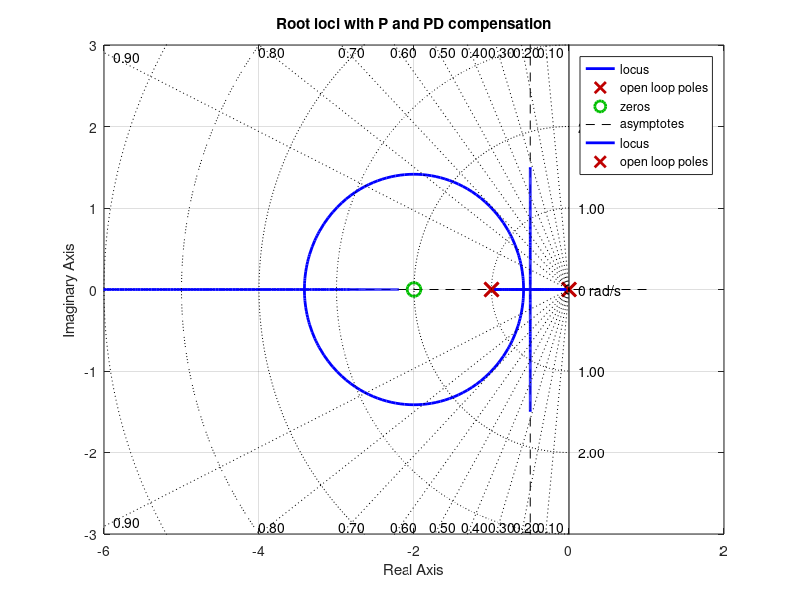

MATLAB code for this plot:
% Fig. 5.22   Feedback Control of Dynamic Systems, 6e 
%             Franklin, Powell, Emami
% script to generate Fig. 5.22 

clf
n=1;
d=[1 1 0];
n1=[1 2 ];
sys1=tf(n1,d); 
rlocus(sys1,':' )
hold on
sys2=tf(n,d);
rlocus( sys2)
axis([-6 2 -3 3])
title('Root loci with P and PD compensation')
z=0:.1:.9;
 wn=1:1:6;
 sgrid(z, wn)
 hold off